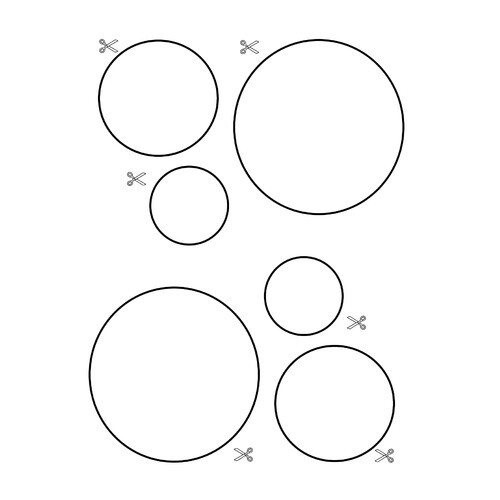
#> input picture Python OpenCV/img2/RF.jpg, 500 x 500 px
$ python main.py
#> lines starting #> are read from the running program, lines starting #| are printed output that depends on the picture; after the words box and inside, x2 and y2 are one past the last pixel; in counts of white or black regions, pixels touching at a corner belong together
import cv2

image = cv2.imread('img2/RF.jpg')
#> image is the input picture: shape (500, 500, 3); min 0, max 255, mean 249.9

gray = cv2.cvtColor(image, cv2.COLOR_BGR2GRAY)

blurred = cv2.GaussianBlur(gray, (5, 5), 0)
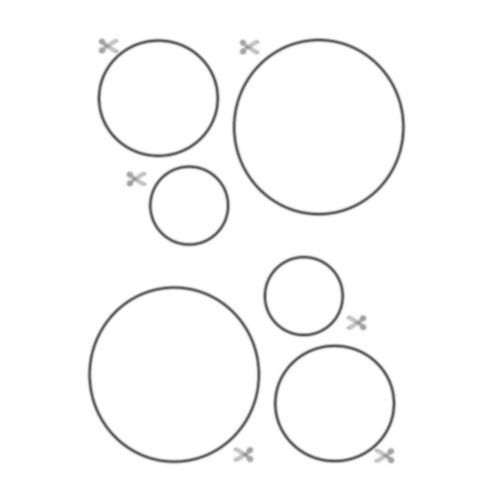
#> blurred: shape (500, 500); min 89, max 255, mean 249.9

edges = cv2.Canny(blurred, 50, 150)
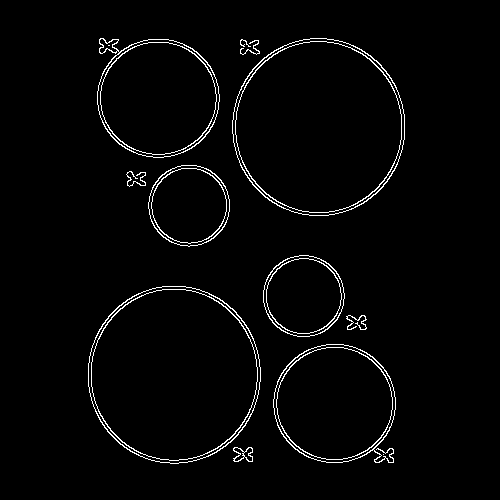
#> edges: shape (500, 500); 2.4% white in thin lines or dots, all inside (x1, y1, x2, y2) = (88, 38, 405, 464)

contours, _= cv2.findContours(edges, cv2.RETR_EXTERNAL, cv2.CHAIN_APPROX_SIMPLE)
#> contours = 12 contours, 3 with area under 20; largest, box (x1, y1, x2, y2) and area: (232, 38, 405, 216) 24020, (88, 286, 261, 464) 24012, (97, 38, 220, 158) 11515, (273, 344, 396, 463) 11368, (263, 255, 345, 337) 5155

contour_image = image.copy()

for contour in contours:

    moments = cv2.moments(contour)

    if moments["m00"] != 0:

        cX = int(moments["m10"] / moments["m00"])
        cY = int(moments["m01"] / moments["m00"])

        cv2.circle(contour_image, (cX, cY), 5, (0, 0, 0), -1)

        cv2.putText(contour_image, f"({cX}, {cY})", (cX - 50, cY - 10), cv2.FONT_HERSHEY_SIMPLEX, 0.5, (0, 0, 0), 2)
#> this loop made 12 passes
#> (cX, cY) on passes 2 to 12: (243, 454), (334, 403), (356, 321), (173, 374), (303, 295), (135, 178), (188, 205), (251, 47), (243, 42), (318, 126), (157, 96)
#> contour on pass 1: [[383, 454]]
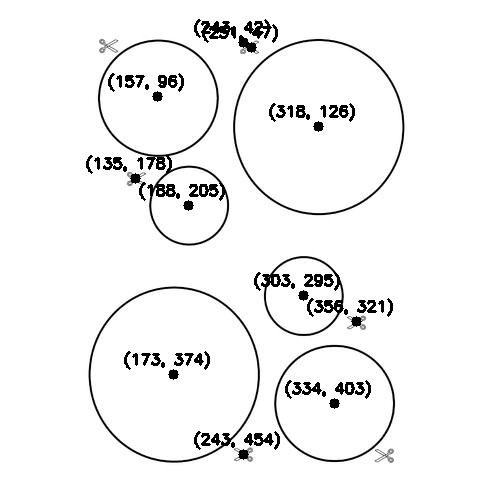
#> contour_image: shape (500, 500, 3); 2.72% of pixels changed, all inside (x1, y1, x2, y2) = (86, 19, 393, 460)

cv2.drawContours(contour_image, contours, -1, (0, 255, 0), 2)
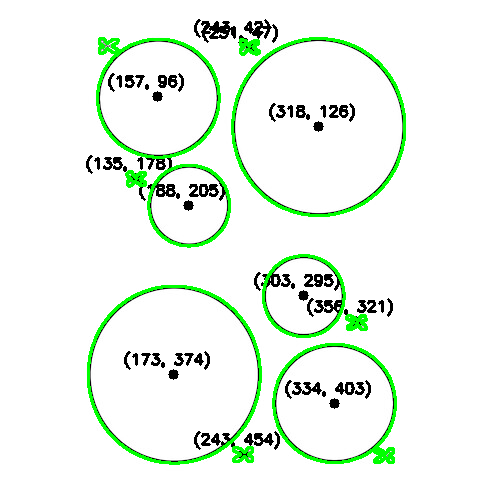
#> contour_image: shape (500, 500, 3); 3.95% of pixels changed, all inside (x1, y1, x2, y2) = (87, 37, 406, 465)

cv2.imshow('Image with Contours', contour_image)
cv2.waitKey(0)
cv2.destroyAllWindows()

$ run again, with Python OpenCV/img2/RF4.png saved as Python OpenCV/img2/RF.jpg
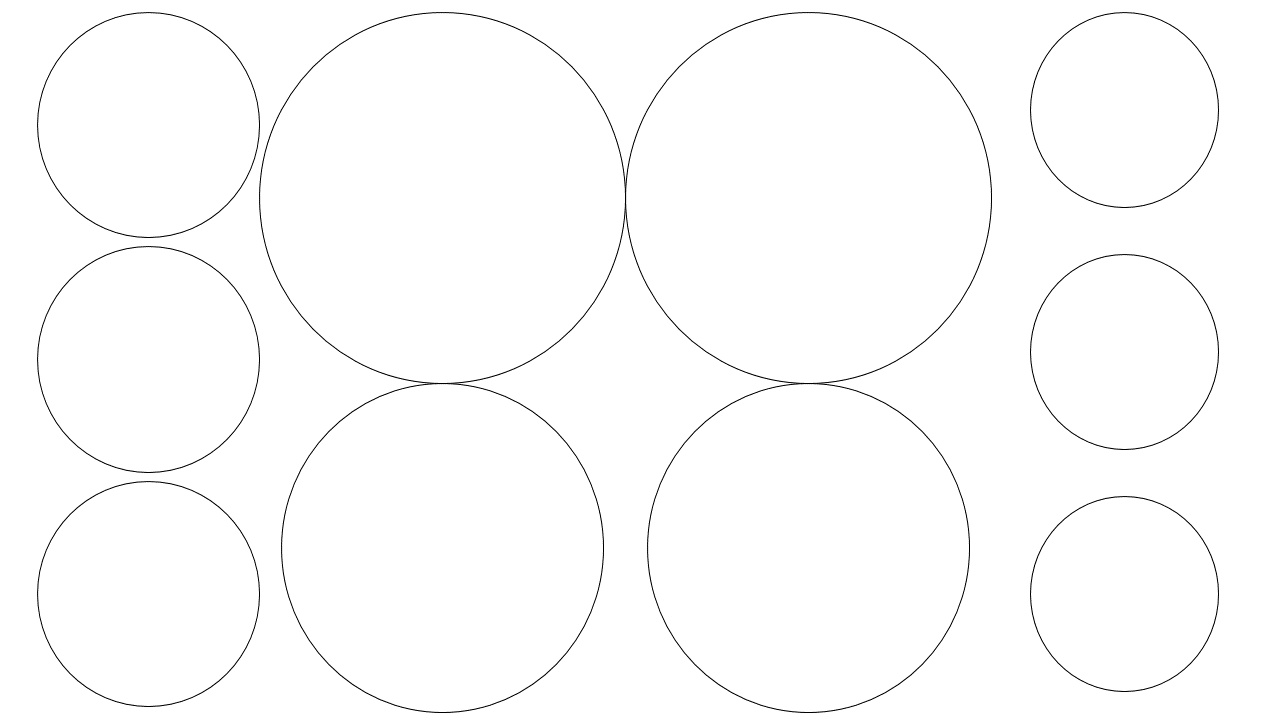
#> input picture Python OpenCV/img2/RF4.png, 1280 x 720 px
#> image is the input picture: shape (720, 1280, 3); min 0, max 255, mean 252.6
#> `edges = cv2.Canny(blurred, 50, 150)`:
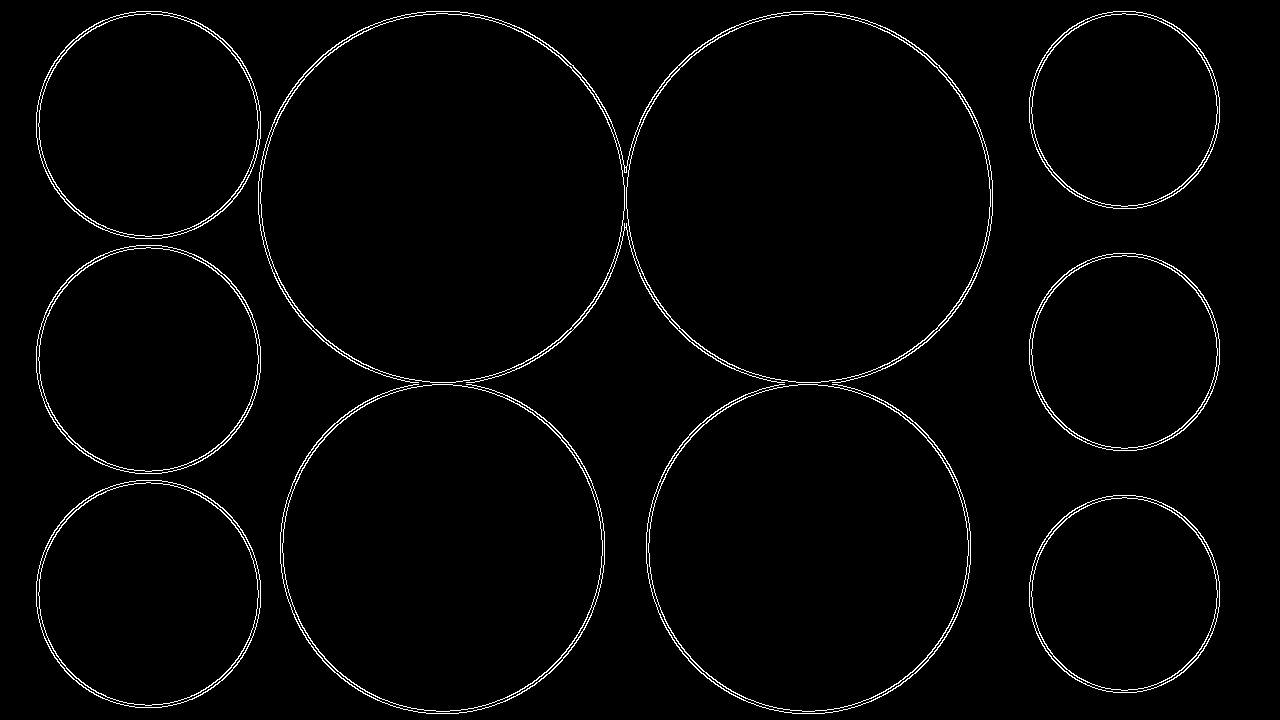
#> edges: shape (720, 1280); 2.1% white in thin lines or dots
#> contours = 14 contours; largest, box (x1, y1, x2, y2) and area: (260, 13, 625, 383) 105176, (626, 13, 991, 383) 105174, (282, 384, 603, 712) 81882, (648, 384, 969, 712) 81881, (36, 245, 261, 474) 40424
#> the loop `for contour in contours: ` made 14 passes
#> (cX, cY) on passes 1 to 8: (1124, 593), (148, 593), (808, 547), (807, 549), (442, 547), (440, 547), (1124, 351), (148, 359)
#> `cv2.drawContours(contour_image, contours, -1, (0, 255, 0), 2)`:
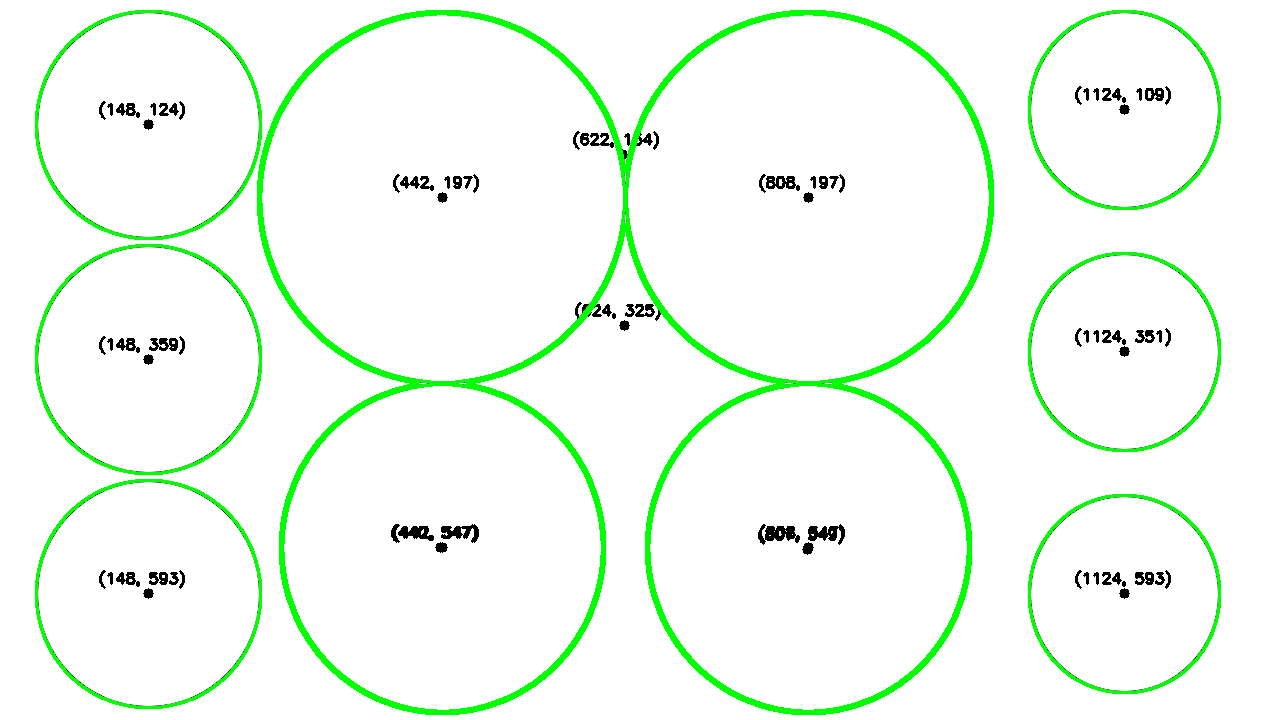
#> contour_image: shape (720, 1280, 3); mean B, G, R 241.3, 252.3, 241.3
